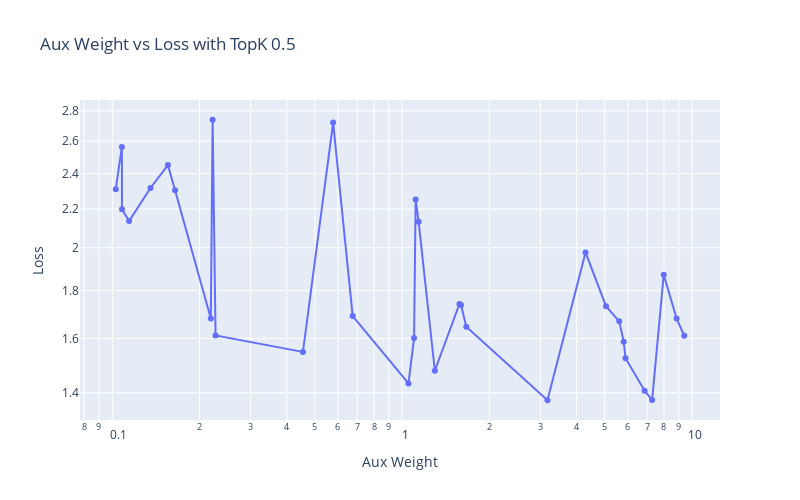

Notebook code for this chart:
### Code cell
import pandas as pd
import plotly.graph_objects as go

def plot_aux_weight_vs_loss(df, dataset=None, method_name=None, use_log_scale=True):
    # Filter data based on conditions
    plot_df = df.copy()
    if dataset:
        plot_df = plot_df[plot_df['dataset'] == dataset]
    if method_name:
        plot_df = plot_df[plot_df['method_name'] == method_name]
    
    # Create figure
    fig = go.Figure()
    
    # Group by conditions that weren't filtered
    groupby_cols = []
    if not dataset:
        groupby_cols.append('dataset')
    if not method_name:
        groupby_cols.append('method_name')
    
    if groupby_cols:
        # Plot separate lines for each group
        for name, group in plot_df.groupby(groupby_cols):
            name_str = '_'.join([str(n) for n in name]) if isinstance(name, tuple) else str(name)
            # Sort by aux_weight before plotting
            group = group.sort_values('aux_weight')
            fig.add_trace(go.Scatter(
                x=group['aux_weight'],
                y=group['loss'],
                name=name_str,
                mode='markers+lines'
            ))
    else:
        # Single line plot
        # Sort by aux_weight before plotting
        print(len(plot_df))
        plot_df = plot_df.sort_values('aux_weight')
        print(len(plot_df))
        fig.add_trace(go.Scatter(
            x=plot_df['aux_weight'],
            y=plot_df['loss'],
            mode='markers+lines'
        ))
    
    # Update layout
    title = 'Aux Weight vs Loss'
    if dataset:
        title += f' for {dataset}'
    if method_name:
        title += f' with {method_name}'
    
    fig.update_layout(
        title=title,
        xaxis_title='Aux Weight',
        yaxis_title='Loss',
        width=800,
        height=500
    )
    
    if use_log_scale:
        fig.update_xaxes(type='log')
        fig.update_yaxes(type='log')
    
    return fig

# Example usage:
# Plot all data

# TopK 0.1: 1 
# TopK 0.5: 3 
# DivDis: 3
# DBAT: 0.5

# Plot for specific dataset
method_name = "TopK 0.5"
fig = plot_aux_weight_vs_loss(df, method_name=method_name)
fig.show()

### Figure 1 — Plotly figure (JSON) as saved in the notebook; plotly's stock layout.template omitted (floating-point values rounded to 4 significant figures)
{"data": [{"mode": "markers+lines", "name": "waterbirds", "type": "scatter", "x": [0.1028, 0.108, 0.108, 0.1143, 0.1355, 0.1556, 0.1647, 0.2188, 0.2219, 0.2272, 0.4547, 0.578, 0.6751, 1.052, 1.099, 1.113, 1.14, 1.297, 1.576, 1.597, 1.664, 3.171, 4.291, 5.049, 5.607, 5.812, 5.895, 6.861, 7.281, 7.985, 8.847, 9.399], "y": [2.309, 2.562, 2.198, 2.135, 2.316, 2.45, 2.304, 1.68, 2.74, 1.612, 1.548, 2.721, 1.691, 1.433, 1.602, 2.252, 2.132, 1.478, 1.742, 1.738, 1.647, 1.375, 1.977, 1.733, 1.669, 1.587, 1.524, 1.408, 1.375, 1.871, 1.68, 1.611]}], "layout": {"height": 500, "title": {"text": "Aux Weight vs Loss with TopK 0.5"}, "width": 800, "xaxis": {"title": {"text": "Aux Weight"}, "type": "log"}, "yaxis": {"title": {"text": "Loss"}, "type": "log"}}}
